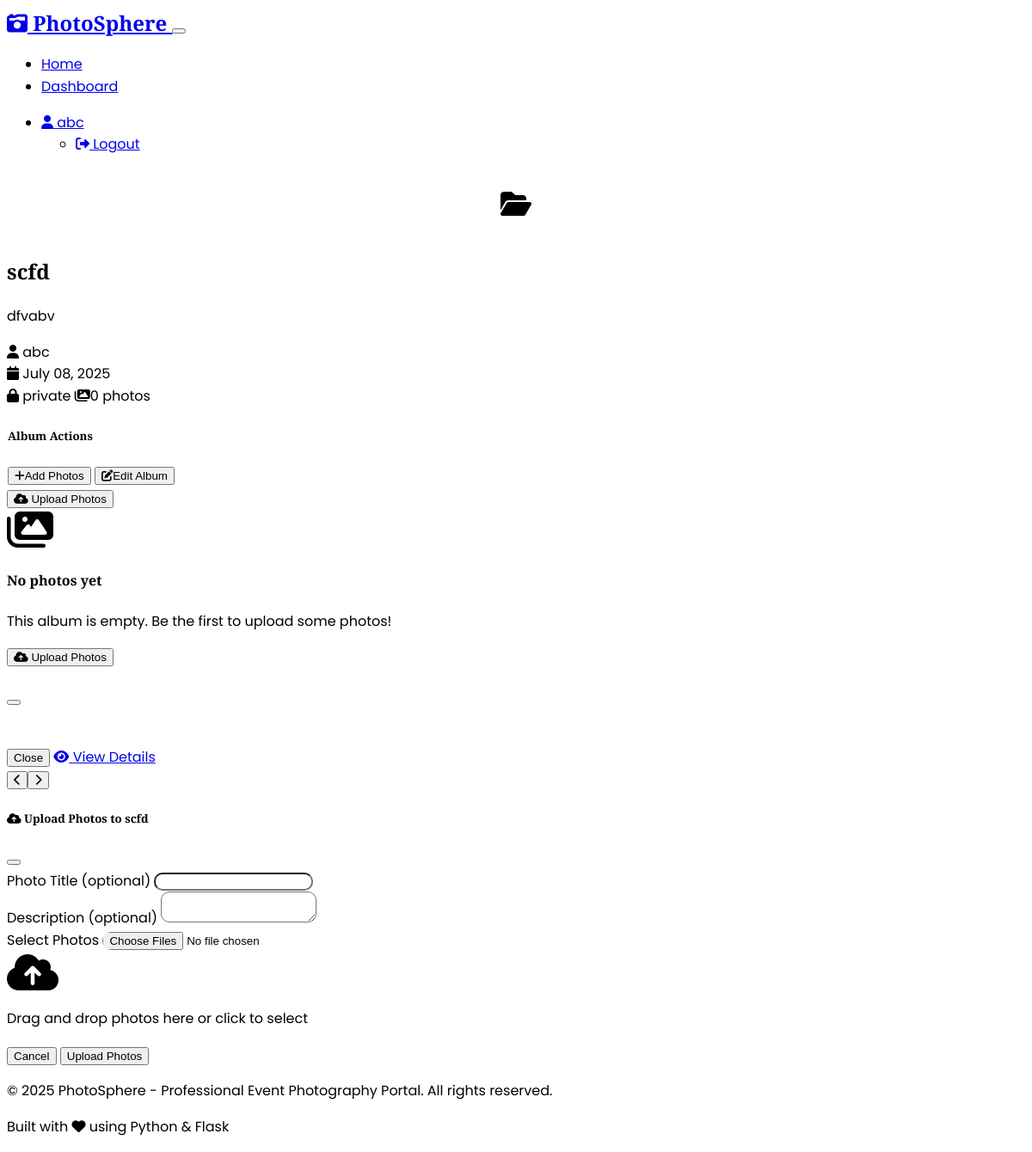
The page /album/2 (signed in) on the database as committed earlier.
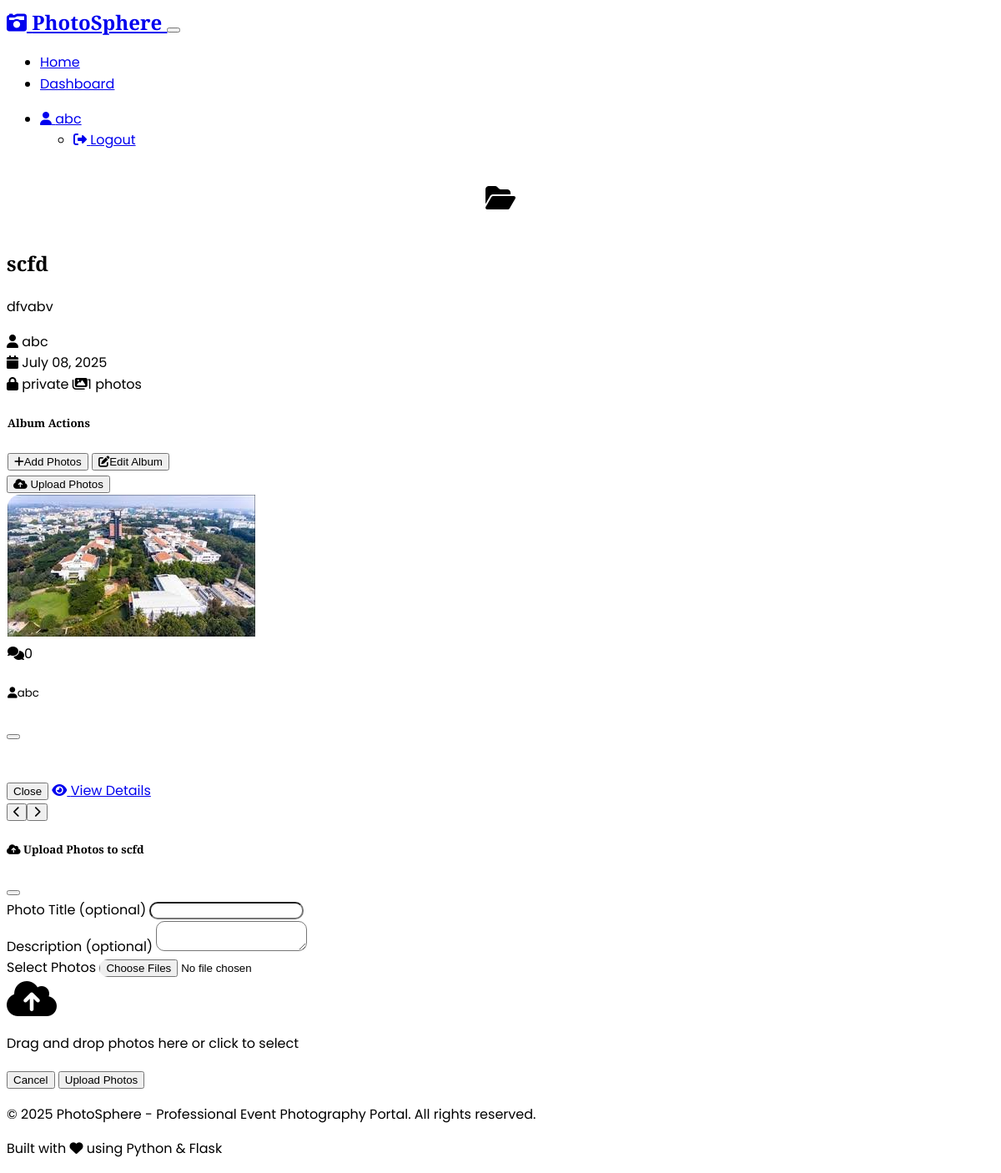
The same page on the database as committed later.
### models.py (models this page shows, shortened)
class Photo(db.Model):
    id = db.Column(db.Integer, primary_key=True)
    filename = db.Column(db.String(100), nullable=False)
    original_filename = db.Column(db.String(100), nullable=False)
    title = db.Column(db.String(100), nullable=False)
    description = db.Column(Text)
    album_id = db.Column(db.Integer, db.ForeignKey('album.id'), nullable=False)
    uploaded_by = db.Column(db.Integer, db.ForeignKey('user.id'), nullable=False)
    upload_date = db.Column(db.DateTime, default=datetime.utcnow)
    file_size = db.Column(db.Integer)
    mime_type = db.Column(db.String(50))
    comments = db.relationship('Comment', backref='photo', lazy=True, cascade='all, delete-orphan')

class User(UserMixin, db.Model):
    id = db.Column(db.Integer, primary_key=True)
    username = db.Column(db.String(64), unique=True, nullable=False)
    email = db.Column(db.String(120), unique=True, nullable=False)
    password_hash = db.Column(db.String(256), nullable=False)
    role = db.Column(db.String(20), default='user')  # 'user', 'admin'
    created_at = db.Column(db.DateTime, default=datetime.utcnow)
    albums = db.relationship('Album', backref='creator', lazy=True)
    photos = db.relationship('Photo', backref='uploader', lazy=True)
    comments = db.relationship('Comment', backref='author', lazy=True)

### routes.py (the view)
@app.route('/album/<int:album_id>')
def view_album(album_id):
    album = Album.query.get_or_404(album_id)
    if album.visibility == 'private' and (not current_user.is_authenticated or
                                         (current_user.id != album.created_by and current_user.role != 'admin')):
        flash('You do not have permission to view this album.', 'error')
        return redirect(url_for('index'))
    photos = Photo.query.filter_by(album_id=album_id).order_by(Photo.upload_date.desc()).all()
    return render_template('album.html', album=album, photos=photos)

### app.py (called while the page is built)
@login_manager.user_loader
def load_user(user_id):
    from models import User
    return User.query.get(int(user_id))

### templates/album.html (shortened to what the changed rows need)
{% extends "base.html" %}
{% block content %}
<div class="container-fluid p-0">
    <section class="hero-gradient text-white py-5" data-aos="fade-in">
        <div class="container">
            <div class="row align-items-center">
                <div class="col-lg-8">
                    <div class="d-flex align-items-center mb-3">
                        <div>
                            <h1 class="display-4 fw-bold mb-2">{{ album.title }}</h1>
                        </div>
                    </div>
                    <div class="d-flex flex-wrap gap-3 align-items-center">
                        <div class="d-flex align-items-center">
                            <i class="fas fa-user me-2"></i>
                            <span>{{ album.creator.username }}</span>
                        </div>
                        <div class="d-flex align-items-center">
                            <i class="fas fa-calendar me-2"></i>
                            <span>{{ album.created_at.strftime('%B %d, %Y') }}</span>
                        </div>
                        <span class="badge bg-{{ 'success' if album.visibility == 'public' else 'secondary' }} fs-6">
                            <i class="fas fa-{{ 'globe' if album.visibility == 'public' else 'lock' }} me-1"></i>
                            {{ album.visibility }}
                        </span>
                        <span class="badge bg-info fs-6">
                            <i class="fas fa-images me-1"></i>{{ photos|length }} photos
                        </span>
                    </div>
                </div>
            </div>
        </div>
    </section>
</div>
    <div class="row">
        {% if photos %}
        {% for photo in photos %}
        <div class="col-md-6 col-lg-4 col-xl-3 mb-4" data-aos="fade-up" data-aos-delay="{{ loop.index * 50 }}">
            <div class="glass-card h-100">
                <div class="position-relative" style="height: 200px; overflow: hidden; border-radius: 15px 15px 0 0;">
                    <img src="{{ url_for('uploaded_file', filename=photo.filename) }}"
                         class="w-100 h-100 gallery-image"
                         alt="{{ photo.title }}"
                         style="object-fit: cover; cursor: pointer; transition: transform 0.3s ease;"
                         onclick="window.location.href='{{ url_for('view_photo', photo_id=photo.id) }}'">
                    <div class="position-absolute top-0 end-0 m-2">
                        <span class="badge bg-dark bg-opacity-75">
                            <i class="fas fa-comments me-1"></i>{{ photo.comments|length }}
                        </span>
                    </div>
                </div>
                <div class="p-3">
                    <div class="d-flex justify-content-between align-items-center">
                        <small class="text-muted">
                            <i class="fas fa-user me-1"></i>{{ photo.uploader.username }}
                        </small>
                        <a href="{{ url_for('view_photo', photo_id=photo.id) }}" class="btn btn-sm btn-gradient">
                            <i class="fas fa-eye me-1"></i>View
                        </a>
                    </div>
                </div>
            </div>
        </div>
        {% endfor %}
        {% else %}
        <div class="col-12">
            <div class="alert alert-info text-center">
                <i class="fas fa-images fa-3x mb-3"></i>
                <h4>No photos yet</h4>
                <p>This album is empty. Be the first to upload some photos!</p>
                {% if current_user.is_authenticated and (current_user.id == album.created_by or current_user.role == 'admin') %}
                <button class="btn btn-primary" data-bs-toggle="modal" data-bs-target="#uploadPhotosModal">
                    <i class="fas fa-cloud-upload-alt"></i> Upload Photos
                </button>
                {% endif %}
            </div>
        </div>
        {% endif %}
    </div>
{% endblock %}

Rows that differ between the two databases and show on the page:
added Photo: filename (picture), comments|length "0", uploader.username "abc"
Other text that changed with them:
{{ photos|length }}: "0" → "1"
text no longer shown: "No photos yet This album is empty. Be the first to upload some photos! Upload Photos"
